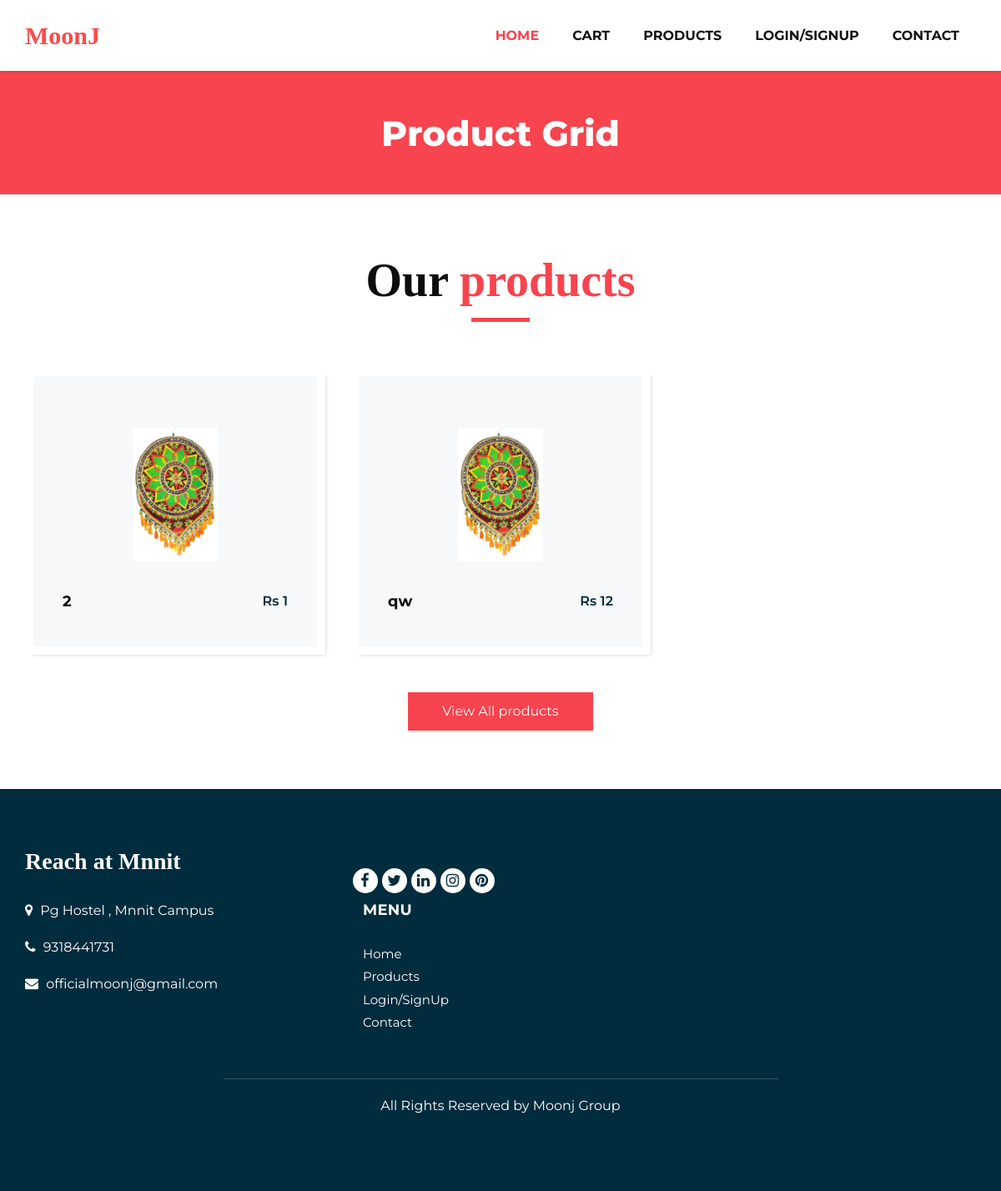
/product/, run on an earlier commit of the app's database.
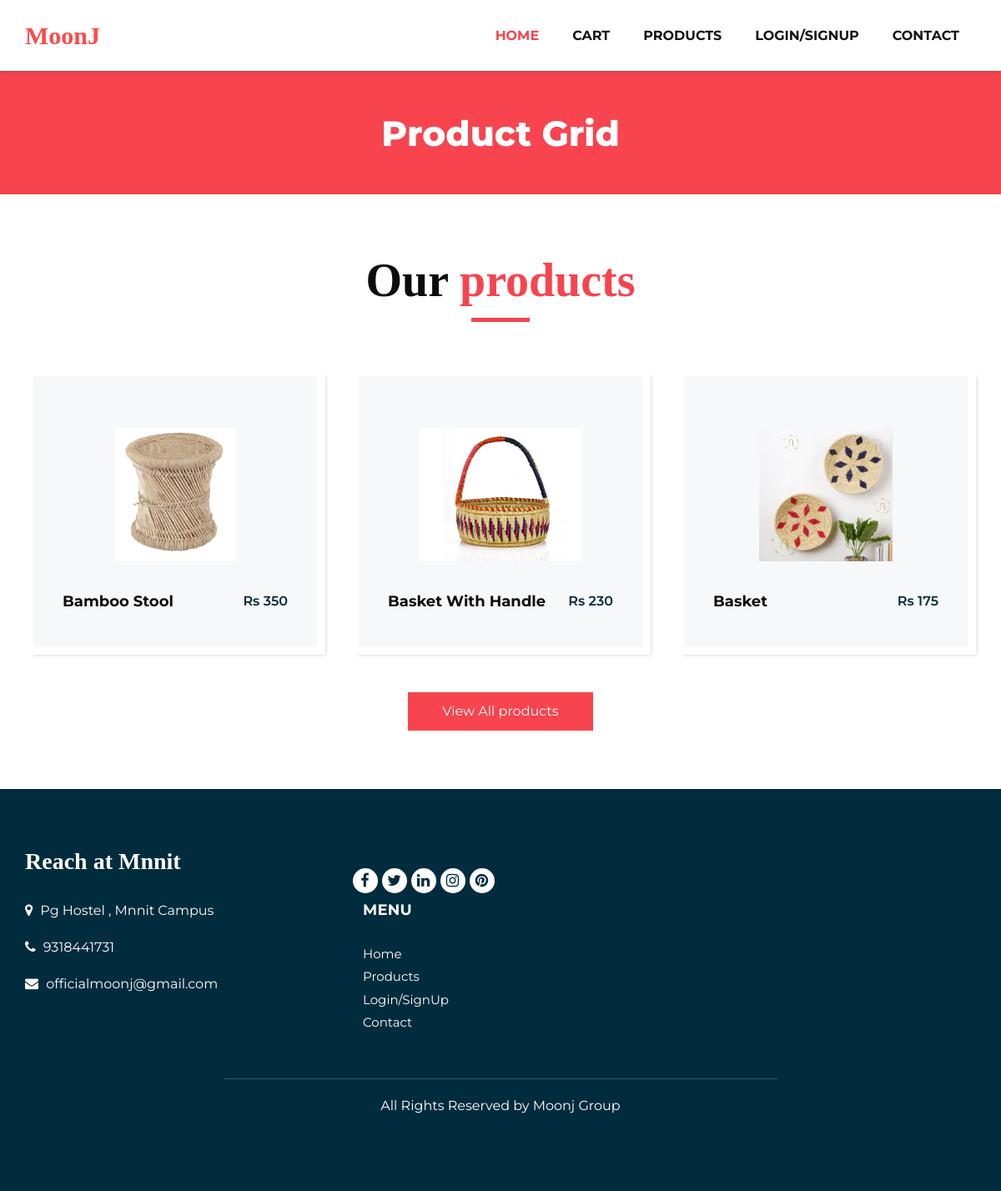
And on a later commit of the database.
### cart/models.py (models this page shows)
class product(models.Model):
    product_name = models.CharField(max_length=500)
    product_id = models.AutoField(primary_key=True)
    description = models.TextField(null=True)
    quantity = models.IntegerField(default=0)
    image =  models.ImageField(upload_to="myimage",null=True)
    category_id = models.ForeignKey(category,on_delete=models.CASCADE)
    price = models.IntegerField()

### cart/views.py (the view, shortened to what this page needs)
# urls.py: path('product/',car.dashboard),
def dashboard(request):
    object_list = []
    user_obj = user_data_object("","")
    if request.session.has_key('user_login_user_id'):
        user_id= request.session['user_login_user_id']
        name = registration.objects.get(email=user_id).name
        user_obj = user_data_object(user_id,name)
    try:
        data = product.objects.all()[:3]
    except:
        print("not loaded")
    else:
        for x in data:
            ob = dash_product(x.product_name,x.product_id,x.price,x.quantity,x.image)
            print(ob.img.url)
            object_list.append(ob)
    context ={
        "data1":object_list,
        "data":user_obj
    }
    return render(request,'registeration/product.html',context)

### registration/templates/registeration/product.html (shortened to what this page needs)
{% extends 'registeration/nav.html' %}
{% load static %}
{% block content %}
      <section class="inner_page_head">
         <div class="container_fuild">
            <div class="row">
               <div class="col-md-12">
                  <div class="full">
                     <h3>Product Grid</h3>
                  </div>
               </div>
            </div>
         </div>
      </section>
      <section class="product_section layout_padding">
         <div class="container">
            <div class="heading_container heading_center">
               <h2>
                  Our <span>products</span>
               </h2>
            </div>
            <div class="row">
               {% for x in data1 %}
               <div class="col-sm-6 col-md-4 col-lg-4">
                  <div class="box">
                     <div class="img-box">
                        <img src="/media/{{x.img}}" alt="">
                     </div>
                     <div class="detail-box">
                        <h5>
                           {{ x.product_name }}
                        </h5>
                        <h6>
                          Rs {{ x.price }}
                        </h6>
                     </div>
                  </div>
               </div>
               {% endfor %}
            </div>
            <div class="btn-box">
               <a href="/product?pk=2">
                  View All products
               </a>
            </div>
         </div>
      </section>
     {% endblock content %}

### registration/templates/registeration/nav.html (shortened to what this page needs)
<!DOCTYPE html>
<html>
   {% load static %}
<!DOCTYPE html>
<html lang="en">
<head>
   <link rel="stylesheet" type="text/css" href="{% static 'css/bootstrap.css' %}" />
   <link href="{% static 'css/font-awesome.min.css' %}" rel="stylesheet" />
   <link href="{% static 'css/style.css' %}" rel="stylesheet" />
   <link href="{% static 'css/responsive.css' %}" rel="stylesheet" />
   <link href="{% static 'css/checkout.css' %}" rel="stylesheet">
    <link href="{% static 'css/sanjay.css' %}" rel="stylesheet">
    <link href="{% static 'css/navbar.css' %}" rel="stylesheet">
</head>
   <body class="sub_page">
      <div class="hero_area">
         <header class="header_section">
            <div class="container">
               <nav class="navbar navbar-expand-lg custom_nav-container ">
                  <a class="navbar-brand" href="/" style="font-size: 30px; font-weight:bold;color:rgba(255, 0, 0, 0.712)">MoonJ</a>
                  <div class="collapse navbar-collapse" id="navbarSupportedContent">
                     <ul class="navbar-nav">
                        <li class="nav-item active">
                           <a class="nav-link" href="/">Home <span class="sr-only">(current)</span></a>
                        </li>
                        <li class="nav-item">
                           <a class="nav-link" href="/cart">Cart</a>
                        </li>
                        <li class="nav-item">
                           <a class="nav-link" href="/product">Products</a>
                        </li>
                        <li class="nav-item">
                           {% if data.name%}
                           <a class="nav-link" href="/profile">{{data.name}}</a>
                           {% else %}
                           <a class="nav-link" href="/login">Login/SignUp</a>
                            {% endif %}
                        </li>
                        <li class="nav-item">
                           <a class="nav-link" href="/contact">Contact</a>
                        </li>
                     </ul>
                  </div>
               </nav>
            </div>
         </header>
      </div>
     {% block content %}
    {% endblock content %}
     <footer class="footer_section">
         <div class="container">
            <div class="row">
               <div class="col-md-4 footer-col">
                  <div class="footer_contact">
                     <h4>
                        Reach at Mnnit
                     </h4>
                     <div class="contact_link_box">
                        <a href="https://www.google.com/maps/@25.4908617,81.8630803,19z">
                        <i class="fa fa-map-marker" aria-hidden="true"></i>
                        <span>
                        Pg Hostel , Mnnit Campus
                        </span>
                        </a>
                        <a href="">
                        <i class="fa fa-phone" aria-hidden="true"></i>
                        <span>
                           9318441731
                        </span>
                        </a>
                        <a href="/contact">
                        <i class="fa fa-envelope" aria-hidden="true"></i>
                        <span>
                           officialmoonj@gmail.com
                        </span>
                        </a>
                     </div>
                  </div>
               </div>
               <div class="col-md-4 footer-col">
                  <div class="footer_detail">
                     <div class="footer_social">
                        <a href="">
                        <i class="fa fa-facebook" aria-hidden="true"></i>
                        </a>
                        <a href="">
                        <i class="fa fa-twitter" aria-hidden="true"></i>
                        </a>
                        <a href="">
                        <i class="fa fa-linkedin" aria-hidden="true"></i>
                        </a>
                        <a href="">
                        <i class="fa fa-instagram" aria-hidden="true"></i>
                        </a>
                        <a href="">
                        <i class="fa fa-pinterest" aria-hidden="true"></i>
                        </a>
                     </div>
                  </div>
                  <div class="col-md-8">
               <div class="row">
                  <div class="col-md-7">
                     <div class="row">
                        <div class="col-md-6">
                           <div class="widget_menu">
                              <h3>Menu</h3>
                              <ul>
                                 <li><a href="/" id="foot">Home</a></li>
                                 <li><a href="/product" id="foot">Products</a></li>
                                 <li><a href="/login" id="foot">Login/SignUp</a></li>
                                 <li><a href="/contact" id="foot">Contact</a></li>
                              </ul>
                           </div>
                        </div>
                     </div>
                  </div>
               </div>
            </div>
               </div>
            </div>
            <div class="footer-info">
               <div class="col-lg-7 mx-auto px-0">
                  <p>
                     All Rights Reserved by Moonj Group
                  </p>
               </div>
            </div>
         </div>
      </footer>
   </body>
</html>

### static/css/responsive.css (style rules this page uses)
@media (min-width: 1200px) { .container { max-width: 1170px; } }

### registration/templates/registeration/nav.html (style rules this page uses)
#foot { color:white; }

What changed in the data, as far as the page shows it:
removed product: img (picture)
removed product: img (picture), product_name "qw"
added product: img (picture), product_name "Bamboo Stool"
added product: img (picture), product_name "Basket With Handle"
added product: img (picture), product_name "Basket"
Also different on the page:
new list line: "Rs 350"
new list line: "Rs 230"
new list line: "Rs 175"
list line gone: "2 Rs 1"
list line gone: "Rs 12"
